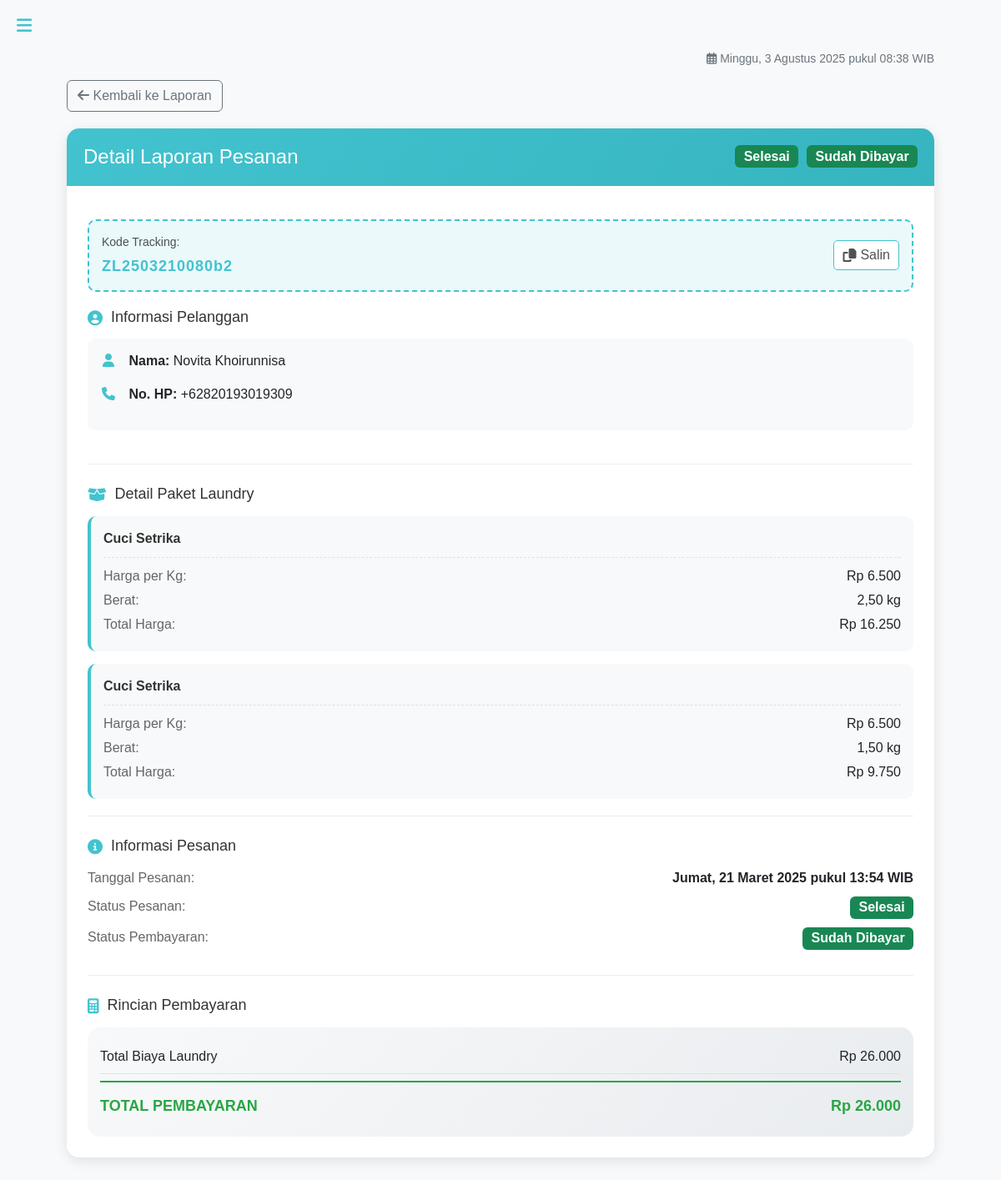
The page /admin/detail-laporan.php?tracking=ZL2503210080b2 (signed in) on the database its author committed.
### tables this page shows
CREATE TABLE `pesanan` (
  `id` int NOT NULL,
  `tracking_code` varchar(20) DEFAULT NULL,
  `id_pelanggan` int NOT NULL,
  `id_paket` int NOT NULL,
  `berat` decimal(5,2) NOT NULL,
  `harga` decimal(10,2) NOT NULL,
  `status` enum('diproses','selesai','dibatalkan') NOT NULL DEFAULT 'diproses',
  `status_pembayaran` enum('belum_dibayar','sudah_dibayar') NOT NULL DEFAULT 'belum_dibayar',
  `waktu` datetime NOT NULL DEFAULT CURRENT_TIMESTAMP,
  `harga_custom` decimal(10,2) DEFAULT '0.00',
  `deleted_at` timestamp NULL DEFAULT NULL
);

CREATE TABLE `pelanggan` (
  `id` int NOT NULL,
  `no_hp` varchar(15) NOT NULL,
  `nama` varchar(100) NOT NULL
);

CREATE TABLE `paket` (
  `id` int NOT NULL,
  `nama` varchar(50) NOT NULL,
  `harga` decimal(10,2) NOT NULL,
  `keterangan` text,
  `icon` varchar(255) NOT NULL
);

### admin/detail-laporan.php (the view, shortened to what this page needs)
<?php
include '../includes/db.php';
$tracking_code = isset($_GET['tracking']) ? $_GET['tracking'] : '';
$query = "SELECT
    p.id,
    p.tracking_code,
    p.berat,
    p.harga,
    p.status,
    p.status_pembayaran,
    p.waktu,
    pl.nama as nama_pelanggan,
    pl.no_hp,
    pk.nama as nama_paket,
    pk.harga as harga_paket,
    pk.keterangan as keterangan_paket,
    aj.layanan as layanan_antar_jemput,
    aj.alamat_antar,
    aj.alamat_jemput,
    aj.harga as harga,
    aj.status as status_antar_jemput,
    aj.waktu_antar,
    aj.waktu_jemput
FROM pesanan p
JOIN pelanggan pl ON p.id_pelanggan = pl.id
JOIN paket pk ON p.id_paket = pk.id
LEFT JOIN antar_jemput aj ON p.id = aj.id_pesanan
WHERE p.tracking_code = ?";
$stmt = $conn->prepare($query);
$stmt->bind_param("s", $tracking_code);
$stmt->execute();
$result = $stmt->get_result();
$pesanan = $result->fetch_assoc();
$query_all = "SELECT
    p.id,
    p.berat,
    p.harga,
    p.harga_custom,
    pk.nama as nama_paket,
    pk.harga as harga_paket,
    pk.keterangan as keterangan_paket
FROM pesanan p
JOIN paket pk ON p.id_paket = pk.id
WHERE p.tracking_code = ?
ORDER BY p.id ASC";
$stmt_all = $conn->prepare($query_all);
$stmt_all->bind_param("s", $tracking_code);
$stmt_all->execute();
$result_all = $stmt_all->get_result();
$all_items = [];
$total_laundry = 0;
while ($item = $result_all->fetch_assoc()) {
    $all_items[] = $item;
    $total_laundry += $item['harga'];
}
$total_harga = $total_laundry;
function formatRupiah($angka) {
    return "Rp " . number_format($angka, 0, ',', '.');
}
function formatTanggalLengkap($tanggal) {
    $hari = array(
        'Minggu', 'Senin', 'Selasa', 'Rabu', 'Kamis', 'Jumat', 'Sabtu'
    );
    $bulan = array(
        1 => 'Januari', 'Februari', 'Maret', 'April', 'Mei', 'Juni',
        'Juli', 'Agustus', 'September', 'Oktober', 'November', 'Desember'
    );
    $timestamp = strtotime($tanggal);
    $hari_ini = $hari[date('w', $timestamp)];
    $tanggal_ini = date('j', $timestamp);
    $bulan_ini = $bulan[date('n', $timestamp)];
    $tahun_ini = date('Y', $timestamp);
    $jam = date('H:i', $timestamp);
    return "$hari_ini, $tanggal_ini $bulan_ini $tahun_ini pukul $jam WIB";
}
function getStatusBadge($status) {
    $status = trim(strtolower($status));
    switch ($status) {
        case 'selesai':
            return '<span class="badge bg-success fs-6">Selesai</span>';
    }
}
function getPembayaranBadge($status) {
    switch ($status) {
        case 'sudah_dibayar':
            return '<span class="badge bg-success fs-6">Sudah Dibayar</span>';
    }
}
$tanggal_sekarang = formatTanggalLengkap(date('Y-m-d H:i:s'));
?>
<!DOCTYPE html>
<html lang="id">
<head>
    <link rel="stylesheet" href="https://cdn.jsdelivr.net/npm/bootstrap@5.3.0/dist/css/bootstrap.min.css">
    <link rel="stylesheet" href="https://cdnjs.cloudflare.com/ajax/libs/font-awesome/6.4.0/css/all.min.css">
    <link rel="stylesheet" href="../assets/css/admin/styles.css">
</head>
<body>
    <?php include 'sidebar-admin.php'; ?>
    <div class="content" id="content">
        <div class="current-date no-print">
            <i class="far fa-calendar-alt"></i> <?php echo $tanggal_sekarang; ?>
        </div>
        <div class="back-button no-print">
            <a href="javascript:history.back()" class="btn btn-outline-secondary">
                <i class="fas fa-arrow-left"></i> Kembali ke Laporan
            </a>
        </div>
        <div class="detail-card">
            <div class="detail-header">
                <h2>Detail Laporan Pesanan</h2>
                <div class="status-badges">
                    <?php echo getStatusBadge($pesanan['status']); ?>
                    <?php echo getPembayaranBadge($pesanan['status_pembayaran']); ?>
                </div>
            </div>
            <div class="detail-body">
                <div class="tracking-code-container">
                    <div>
                        <span class="tracking-code-label">Kode Tracking:</span>
                        <div class="tracking-code-value"><?php echo $pesanan['tracking_code']; ?></div>
                    </div>
                    <button type="button" class="btn-copy" data-clipboard-text="<?php echo $pesanan['tracking_code']; ?>" title="Salin Kode Tracking">
                        <i class="fas fa-copy"></i> Salin
                    </button>
                </div>
                <div class="detail-section">
                    <h3><i class="fas fa-user-circle"></i> Informasi Pelanggan</h3>
                    <div class="customer-info">
                        <p><i class="fas fa-user"></i> <strong>Nama:</strong> <?php echo htmlspecialchars($pesanan['nama_pelanggan']); ?></p>
                        <p><i class="fas fa-phone"></i> <strong>No. HP:</strong> <?php echo $pesanan['no_hp']; ?></p>
                    </div>
                </div>
                <div class="detail-section">
                    <h3><i class="fas fa-box-open"></i> Detail Paket Laundry</h3>
                    <?php if (count($all_items) > 0): ?>
                        <?php foreach ($all_items as $index => $item): ?>
                            <div class="paket-item">
                                <div class="paket-item-header">
                                    <div class="paket-item-title"><?php echo htmlspecialchars($item['nama_paket']); ?></div>
                                </div>
                                <div class="paket-item-details">
                                    <span class="paket-item-label">Harga per Kg:</span>
                                    <span class="paket-item-value"><?php
                                        if ($item['nama_paket'] === 'Paket Khusus' && isset($item['harga_custom']) && $item['harga_custom'] > 0) {
                                            echo formatRupiah($item['harga_custom']);
                                        } else {
                                            echo formatRupiah($item['harga_paket']);
                                        }
                                    ?></span>
                                </div>
                                <div class="paket-item-details">
                                    <span class="paket-item-label">Berat:</span>
                                    <span class="paket-item-value"><?php echo number_format($item['berat'], 2, ',', '.'); ?> kg</span>
                                </div>
                                <div class="paket-item-details">
                                    <span class="paket-item-label">Total Harga:</span>
                                    <span class="paket-item-value"><?php echo formatRupiah($item['harga']); ?></span>
                                </div>
                            </div>
                        <?php endforeach; ?>
                    <?php else: ?>
                        <p class="text-center text-muted">Tidak ada data paket tersedia.</p>
                    <?php endif; ?>
                </div>
                <div class="detail-section">
                    <h3><i class="fas fa-info-circle"></i> Informasi Pesanan</h3>
                    <div class="detail-item">
                        <span class="detail-label">Tanggal Pesanan:</span>
                        <span class="detail-value"><?php echo formatTanggalLengkap($pesanan['waktu']); ?></span>
                    </div>
                    <div class="detail-item">
                        <span class="detail-label">Status Pesanan:</span>
                        <span class="detail-value"><?php echo getStatusBadge($pesanan['status']); ?></span>
                    </div>
                    <div class="detail-item">
                        <span class="detail-label">Status Pembayaran:</span>
                        <span class="detail-value"><?php echo getPembayaranBadge($pesanan['status_pembayaran']); ?></span>
                    </div>
                </div>
                <div class="detail-section">
                    <h3><i class="fas fa-calculator"></i> Rincian Pembayaran</h3>
                    <div class="price-breakdown">
                        <div class="price-item">
                            <span>Total Biaya Laundry</span>
                            <span><?php echo formatRupiah($total_laundry); ?></span>
                        </div>
                        <div class="price-item">
                            <span>TOTAL PEMBAYARAN</span>
                            <span><?php echo formatRupiah($total_harga); ?></span>
                        </div>
                    </div>
                </div>
            </div>
        </div>
    </div>
</body>
</html>

### assets/css/admin/styles.css (style rules this page uses)
body { font-family: Arial, sans-serif; background-color: #f8f9fa; margin: 0; }
.content { margin-left: 260px; padding: 35px; transition: all 0.3s ease-in-out; }
.content::after { content: "© Destio Wahyu - Zeea Laundry. All Rights Reserved."; display: block; text-align: center; font-size: 14px; color: #666; margin-top: 20px; padding: 10px 0; border-top: 1px solid #eee; }
@media (max-width: 1440px) { .content { padding: 80px 18px; margin-left: 0; } }

### admin/detail-laporan.php (style rules this page uses)
.content { padding: 60px 80px; }
.detail-card { border-radius: 15px; overflow: hidden; box-shadow: 0 4px 15px rgba(0, 0, 0, 0.1); margin-bottom: 30px; }
.detail-header { background: linear-gradient(135deg, #42c3cf, #36b5c0); color: white; padding: 20px; position: relative; }
.detail-header h2 { margin: 0; font-size: 24px; }
.detail-body { padding: 25px; background-color: white; }
.detail-section { margin-bottom: 25px; padding-bottom: 20px; border-bottom: 1px solid #eee; }
.detail-section:last-child { border-bottom: none; margin-bottom: 0; padding-bottom: 0; }
.detail-section h3 { font-size: 18px; margin-bottom: 15px; color: #333; display: flex; align-items: center; }
.detail-section h3 i { margin-right: 10px; color: #42c3cf; }
.detail-item { display: flex; justify-content: space-between; margin-bottom: 10px; }
.detail-label { font-weight: 500; color: #666; }
.detail-value { font-weight: 600; text-align: right; }
.status-badges { position: absolute; top: 20px; right: 20px; display: flex; gap: 10px; }
.current-date { font-size: 14px; color: #6c757d; text-align: right; margin-bottom: 15px; }
.customer-info { background-color: #f8f9fa; padding: 15px; border-radius: 10px; margin-bottom: 20px; }
.customer-info i { width: 20px; text-align: center; margin-right: 10px; color: #42c3cf; }
.back-button { margin-bottom: 20px; }
.paket-item { background-color: #f8f9fa; border-radius: 10px; padding: 15px; margin-bottom: 15px; border-left: 4px solid #42c3cf; }
.paket-item:last-child { margin-bottom: 0; }
.paket-item-header { display: flex; justify-content: space-between; margin-bottom: 10px; padding-bottom: 10px; border-bottom: 1px dashed #dee2e6; }
.paket-item-title { font-weight: bold; font-size: 16px; color: #333; }
.paket-item-details { display: flex; justify-content: space-between; margin-bottom: 5px; }
.paket-item-label { color: #666; }
.paket-item-value { font-weight: 500; }
.tracking-code-container { background-color: rgba(66, 195, 207, 0.1); border: 2px dashed #42c3cf; border-radius: 10px; padding: 15px; margin-top: 15px; margin-bottom: 20px; display: flex; align-items: center; justify-content: space-between; }
.tracking-code-label { font-size: 14px; color: #495057; margin-bottom: 5px; display: block; }
.tracking-code-value { font-size: 18px; font-weight: bold; color: #42c3cf !important; letter-spacing: 1px; word-break: break-all; max-width: 100%; background-color: transparent !important; border: none !important; padding: 0 !important; }
.btn-copy { white-space: nowrap; background-color: white; color: rgb(81, 81, 81); border: 1px solid #42c3cf; border-radius: 5px; cursor: pointer; padding: 5px 10px; font-size: 16px; transition: all 0.2s ease; display: flex; align-items: center; gap: 5px; }
.price-breakdown { background: linear-gradient(135deg, #f8f9fa, #e9ecef); border-radius: 15px; padding: 15px; margin-top: 15px; }
.price-item { display: flex; justify-content: space-between; align-items: center; padding: 8px 0; border-bottom: 1px solid #dee2e6; }
.price-item:last-child { border-bottom: none; font-weight: 700; font-size: 18px; color: #28a745; border-top: 2px solid #28a745; margin-top: 8px; padding-top: 15px; }

### rows shown on the page
pesanan: tracking_code "ZL2503210080b2", id_paket.nama "Cuci Setrika", id_paket.harga "Rp 6.500", berat "2,50", harga "Rp 16.250", waktu "Jumat, 21 Maret 2025 pukul 13:54 WIB"
pelanggan: nama "Novita Khoirunnisa", no_hp "+62820193019309"
pesanan: id_paket.nama "Cuci Setrika", id_paket.harga "Rp 6.500", berat "1,50", harga "Rp 9.750"

### other values the page prints
$tanggal_sekarang "Minggu, 3 Agustus 2025 pukul 08:38 WIB"
formatRupiah($total_laundry) "Rp 26.000"
formatRupiah($total_harga) "Rp 26.000"
